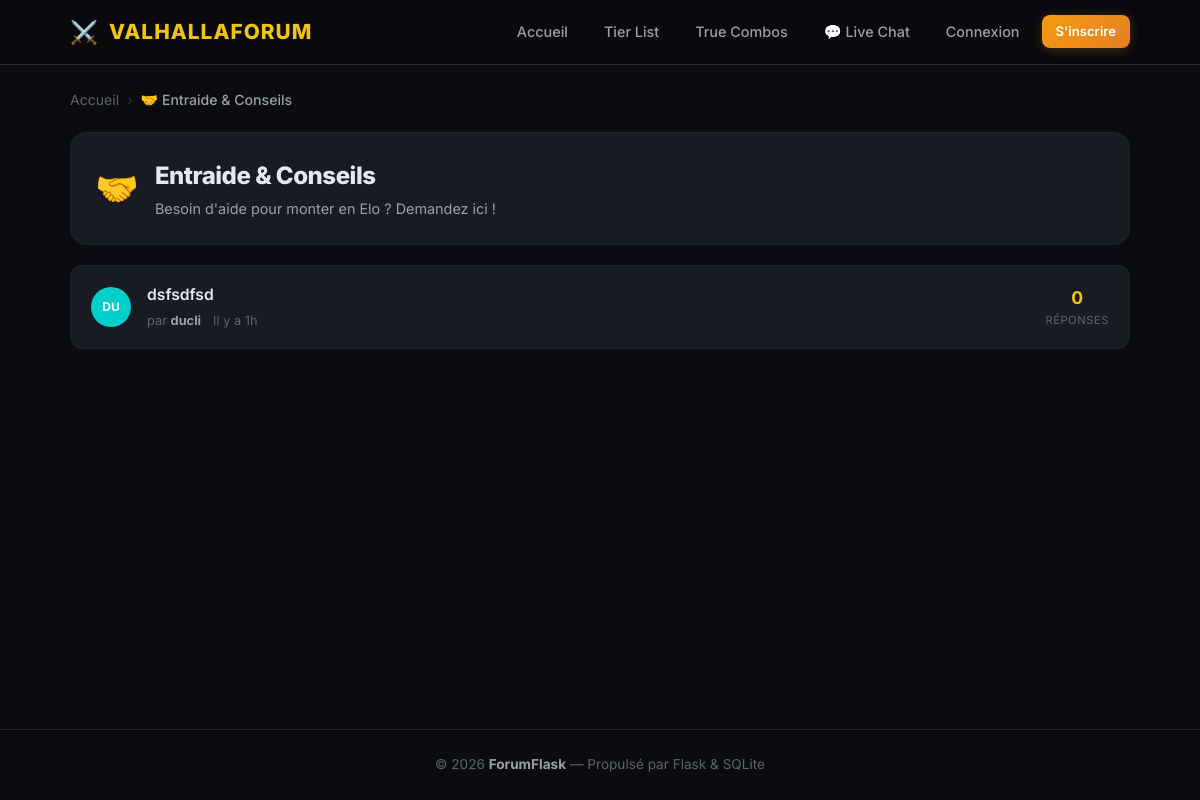
Page /category/4 on the committed database.
### models.py (models this page shows, shortened)
class Category(db.Model):
    id = db.Column(db.Integer, primary_key=True)
    name = db.Column(db.String(100), nullable=False)
    description = db.Column(db.String(255), nullable=False)
    icon = db.Column(db.String(10), nullable=False, default='💬')
    color = db.Column(db.String(7), nullable=False, default='#6C5CE7')
    topics = db.relationship('Topic', backref='category', lazy='dynamic')

class Topic(db.Model):
    id = db.Column(db.Integer, primary_key=True)
    title = db.Column(db.String(200), nullable=False)
    content = db.Column(db.Text, nullable=False)
    created_at = db.Column(db.DateTime, default=datetime.utcnow, index=True)
    user_id = db.Column(db.Integer, db.ForeignKey('user.id'), nullable=False)
    category_id = db.Column(db.Integer, db.ForeignKey('category.id'), nullable=False)
    posts = db.relationship('Post', backref='topic', lazy='dynamic',
                            cascade='all, delete-orphan')
    @property
    def reply_count(self):
        return self.posts.count()

class User(UserMixin, db.Model):
    id = db.Column(db.Integer, primary_key=True)
    username = db.Column(db.String(64), unique=True, nullable=False, index=True)
    email = db.Column(db.String(120), unique=True, nullable=False, index=True)
    password_hash = db.Column(db.String(256), nullable=False)
    avatar_color = db.Column(db.String(7), nullable=False)
    avatar_file = db.Column(db.String(255), nullable=True)  # Chemin vers l'avatar uploadé
    is_admin = db.Column(db.Boolean, default=False)
    created_at = db.Column(db.DateTime, default=datetime.utcnow)
    topics = db.relationship('Topic', backref='author', lazy='dynamic')
    posts = db.relationship('Post', backref='author', lazy='dynamic')
    @property
    def initials(self):
        return self.username[:2].upper()

### app.py (the view, shortened to what this page needs)
@app.route('/category/<int:category_id>', methods=['GET', 'POST'])
def category(category_id):
    cat = Category.query.get_or_404(category_id)
    page = request.args.get('page', 1, type=int)
    topics = cat.topics.order_by(Topic.created_at.desc()).paginate(
        page=page, per_page=15, error_out=False)
    video_form = None
    videos = None
    return render_template('category.html', category=cat, topics=topics,
                           video_form=video_form, videos=videos)

### app.py (called while the page is built)
@app.template_filter('timeago')
def timeago_filter(dt):
    if dt is None:
        return 'Jamais'
    now = datetime.utcnow()
    diff = now - dt
    seconds = diff.total_seconds()
    if seconds < 60:
        return 'A l\'instant'
    elif seconds < 3600:
        minutes = int(seconds // 60)
        return f'Il y a {minutes} min'
    elif seconds < 86400:
        hours = int(seconds // 3600)
        return f'Il y a {hours}h'
    elif seconds < 604800:
        days = int(seconds // 86400)
        return f'Il y a {days}j'
    else:
        return dt.strftime('%d/%m/%Y')

### templates/category.html (shortened to what this page needs)
{% extends "base.html" %}
{% block content %}
<nav class="breadcrumb">
    <a href="{{ url_for('index') }}">Accueil</a>
    <span class="breadcrumb-sep">›</span>
    <span class="breadcrumb-current">{{ category.icon }} {{ category.name }}</span>
</nav>
<div class="page-header" style="--accent: {{ category.color }}">
    <div class="page-header-content">
        <span class="page-header-icon">{{ category.icon }}</span>
        <div>
            <h1 class="page-header-title">{{ category.name }}</h1>
            <p class="page-header-desc">{{ category.description }}</p>
        </div>
    </div>
</div>
<div class="topics-list">
    {% if topics.items %}
        {% for t in topics.items %}
        <a href="{{ url_for('topic', topic_id=t.id) }}" class="topic-row">
            <div class="topic-avatar" style="background: {{ t.author.avatar_color }}">
                {{ t.author.initials }}
            </div>
            <div class="topic-info">
                <h3 class="topic-title">{{ t.title }}</h3>
                <div class="topic-meta-row">
                    <span class="topic-author">par <strong>{{ t.author.username }}</strong></span>
                    <span class="topic-time">{{ t.created_at|timeago }}</span>
                </div>
            </div>
            <div class="topic-stats">
                <div class="topic-stat">
                    <span class="topic-stat-number">{{ t.reply_count }}</span>
                    <span class="topic-stat-label">réponses</span>
                </div>
            </div>
        </a>
        {% endfor %}
    {% endif %}
</div>
{% endblock %}

### static/css/style.css (style rules this page uses)
*, *::before, *::after { margin: 0; padding: 0; box-sizing: border-box; }
:root { --bg-primary: #0a0c10; --bg-secondary: #12151c; --bg-card: #181b24; --bg-card-hover: #202430; --bg-input: #1f232e; --border: #2a2e3d; --border-light: #20232e; --text-primary: #e6e8ec; --text-secondary: #9aa0a6; --text-muted: #5f6368; --gold: #f1c40f; --accent: #f39c12; --accent-light: #f1c40f; --accent-glow: rgba(243, 156, 18, 0.25); --accent-gradient: linear-gradient(135deg, #f39c12, #e67e22); --success: #00CEC9; --danger: #E17055; --warning: #FDCB6E; --info: #74B9FF; --radius-sm: 8px; --radius: 12px; --radius-lg: 16px; --radius-xl: 20px; --shadow: 0 4px 24px rgba(0, 0, 0, 0.3); --shadow-lg: 0 8px 40px rgba(0, 0, 0, 0.4); --shadow-glow: 0 0 30px var(--accent-glow); --transition: 0.25s cubic-bezier(0.4, 0, 0.2, 1); --transition-slow: 0.4s cubic-bezier(0.4, 0, 0.2, 1); }
html { scroll-behavior: smooth; }
body { font-family: 'Inter', -apple-system, BlinkMacSystemFont, sans-serif; background: var(--bg-primary); color: var(--text-primary); line-height: 1.6; min-height: 100vh; display: flex; flex-direction: column; -webkit-font-smoothing: antialiased; }
a { color: var(--accent-light); text-decoration: none; transition: color var(--transition); }
.breadcrumb { display: flex; align-items: center; gap: 8px; margin-bottom: 20px; font-size: 0.88rem; flex-wrap: wrap; }
.breadcrumb a { color: var(--text-muted); }
.breadcrumb-sep { color: var(--text-muted); opacity: 0.4; }
.breadcrumb-current { color: var(--text-secondary); font-weight: 500; }
.page-header { display: flex; align-items: center; justify-content: space-between; padding: 24px; background: var(--bg-card); border: 1px solid var(--border-light); border-radius: var(--radius-lg); margin-bottom: 20px; gap: 16px; flex-wrap: wrap; }
.page-header-content { display: flex; align-items: center; gap: 16px; }
.page-header-icon { font-size: 2.2rem; }
.page-header-title { font-size: 1.5rem; font-weight: 800; letter-spacing: -0.02em; }
.page-header-desc { color: var(--text-secondary); font-size: 0.9rem; margin-top: 2px; }
.topics-list { display: flex; flex-direction: column; gap: 4px; }
.topic-row { display: flex; align-items: center; gap: 16px; padding: 16px 20px; background: var(--bg-card); border: 1px solid var(--border-light); border-radius: var(--radius); color: var(--text-primary); transition: all var(--transition); }
.topic-avatar { width: 40px; height: 40px; border-radius: 50%; display: flex; align-items: center; justify-content: center; font-size: 0.75rem; font-weight: 700; color: #fff; flex-shrink: 0; }
.topic-info { flex: 1; min-width: 0; }
.topic-title { font-size: 0.98rem; font-weight: 600; margin-bottom: 4px; white-space: nowrap; overflow: hidden; text-overflow: ellipsis; }
.topic-meta-row { display: flex; align-items: center; gap: 12px; font-size: 0.8rem; color: var(--text-muted); }
.topic-author strong { color: var(--text-secondary); }
.topic-stats { display: flex; align-items: center; gap: 16px; flex-shrink: 0; }
.topic-stat { display: flex; flex-direction: column; align-items: center; min-width: 54px; }
.topic-stat-number { font-size: 1.1rem; font-weight: 700; color: var(--accent-light); }
.topic-stat-label { font-size: 0.7rem; color: var(--text-muted); text-transform: uppercase; letter-spacing: 0.05em; }

### rows in the picture
Category: icon "🤝", name "Entraide & Conseils", description "Besoin d'aide pour monter en Elo ? Demandez ici !"
Topic: author.initials "DU", title "dsfsdfsd", author.username "ducli", created_at "Il y a 1h", reply_count "0"
